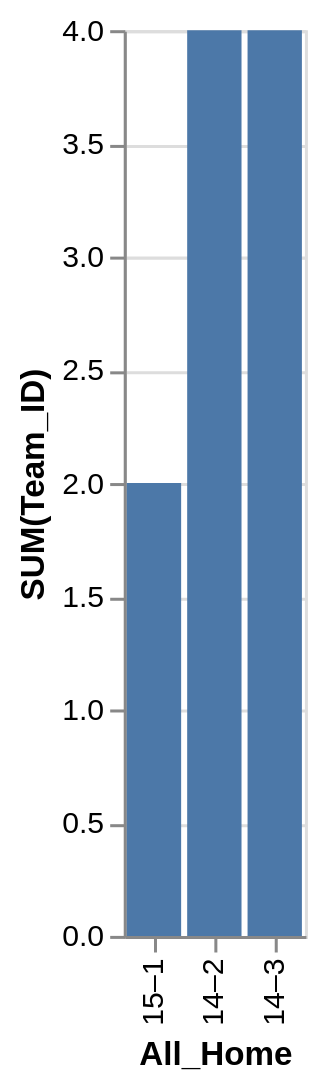

Specify this chart in Vega-Lite:
### Vega-Lite specification from a JSON file in a GitHub repository (floating-point values rounded to 4 significant figures)
{"data": {"values": [{"x_data": "14–2", "y_data": 4}, {"x_data": "14–3", "y_data": 4}, {"x_data": "15–1", "y_data": 2}]}, "mark": "bar", "encoding": {"x": {"field": "x_data", "type": "nominal", "title": "All_Home", "sort": {"op": "sum", "field": "y_data", "order": "ascending"}}, "y": {"field": "y_data", "type": "quantitative", "title": "SUM(Team_ID)"}}}
